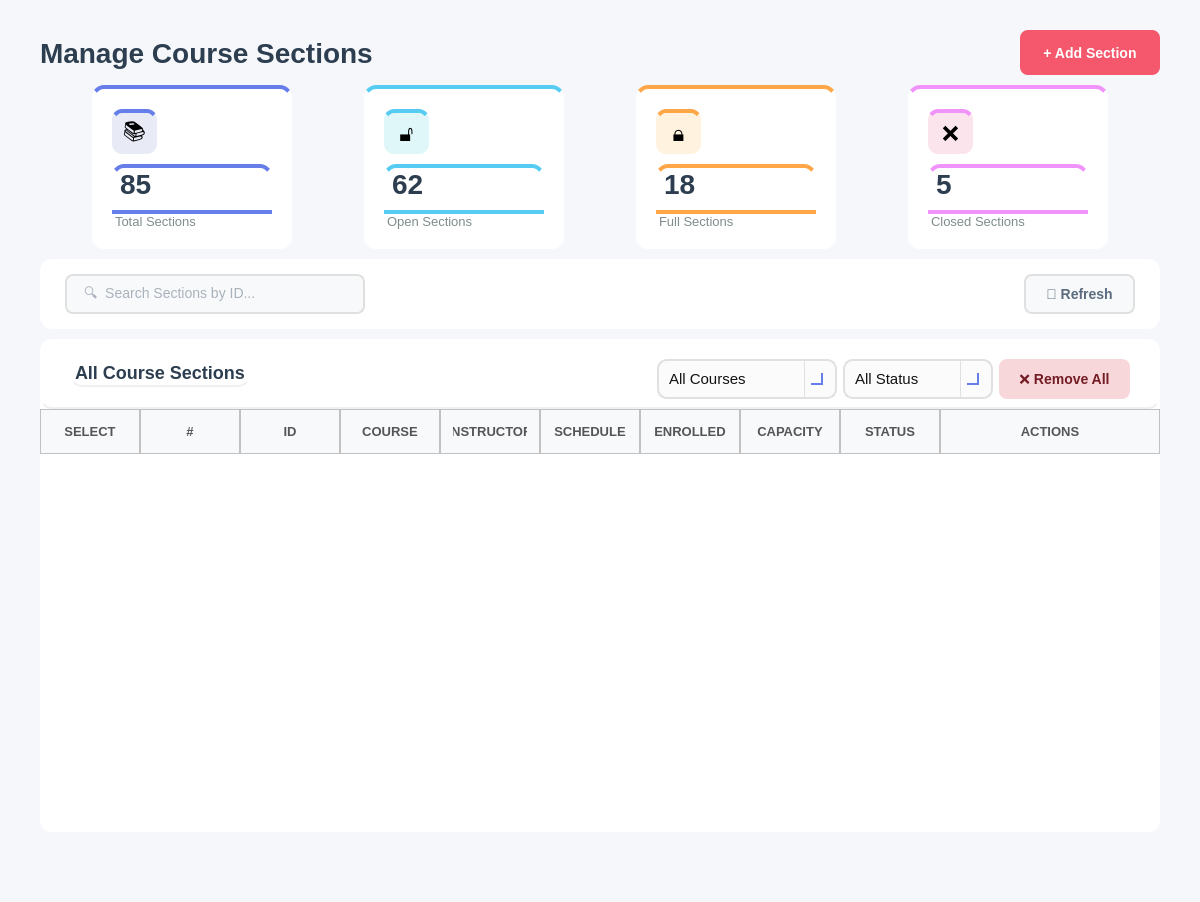
<?xml version="1.0" encoding="UTF-8"?>
<ui version="4.0">
 <class>ManageSections</class>
 <widget class="QWidget" name="ManageSections">
  <property name="geometry">
   <rect>
    <x>0</x>
    <y>0</y>
    <width>1200</width>
    <height>902</height>
   </rect>
  </property>
  <property name="windowTitle">
   <string>Manage Sections</string>
  </property>
  <property name="styleSheet">
   <string notr="true">background-color: #f5f7fa;</string>
  </property>
  <layout class="QVBoxLayout" name="mainLayout">
   <property name="spacing">
    <number>10</number>
   </property>
   <property name="leftMargin">
    <number>40</number>
   </property>
   <property name="topMargin">
    <number>30</number>
   </property>
   <property name="rightMargin">
    <number>40</number>
   </property>
   <property name="bottomMargin">
    <number>30</number>
   </property>
   <item>
    <layout class="QHBoxLayout" name="headerLayout">
     <item>
      <widget class="QLabel" name="labelTitle">
       <property name="styleSheet">
        <string notr="true">font-size: 28px; font-weight: bold; color: #2c3e50; background: transparent;</string>
       </property>
       <property name="text">
        <string>Manage Course Sections</string>
       </property>
      </widget>
     </item>
     <item>
      <spacer name="headerSpacer">
       <property name="orientation">
        <enum>Qt::Orientation::Horizontal</enum>
       </property>
       <property name="sizeHint" stdset="0">
        <size>
         <width>40</width>
         <height>20</height>
        </size>
       </property>
      </spacer>
     </item>
     <item>
      <widget class="QPushButton" name="buttonAddSection">
       <property name="minimumSize">
        <size>
         <width>140</width>
         <height>45</height>
        </size>
       </property>
       <property name="cursor">
        <cursorShape>PointingHandCursor</cursorShape>
       </property>
       <property name="styleSheet">
        <string notr="true">QPushButton {
    background-color: #f5576c;
    color: #ffffff;
    border: none;
    border-radius: 8px;
    font-size: 14px;
    font-weight: bold;
    padding: 10px 20px;
    transition: background-color 150ms;
}
QPushButton:hover {
    background-color: #e5475c;
}
QPushButton:pressed {
    background-color: #d43f52;
}
QPushButton:disabled {
    background-color: #cccccc;  /* gray background for disabled */
    color: #666666;             /* darker gray text */
}</string>
       </property>
       <property name="text">
        <string>+ Add Section</string>
       </property>
      </widget>
     </item>
    </layout>
   </item>
   <item>
    <layout class="QHBoxLayout" name="statsLayout">
     <property name="spacing">
      <number>20</number>
     </property>
     <item>
      <widget class="QFrame" name="totalSectionsFrame">
       <property name="minimumSize">
        <size>
         <width>0</width>
         <height>140</height>
        </size>
       </property>
       <property name="maximumSize">
        <size>
         <width>200</width>
         <height>16777215</height>
        </size>
       </property>
       <property name="styleSheet">
        <string notr="true">background-color: white; border-radius: 12px; border-top: 4px solid #667eea;</string>
       </property>
       <property name="frameShape">
        <enum>QFrame::Shape::StyledPanel</enum>
       </property>
       <layout class="QVBoxLayout" name="totalSectionsLayout">
        <property name="spacing">
         <number>10</number>
        </property>
        <property name="leftMargin">
         <number>20</number>
        </property>
        <property name="topMargin">
         <number>20</number>
        </property>
        <property name="rightMargin">
         <number>20</number>
        </property>
        <property name="bottomMargin">
         <number>20</number>
        </property>
        <item>
         <widget class="QLabel" name="totalSectionsIcon">
          <property name="minimumSize">
           <size>
            <width>45</width>
            <height>45</height>
           </size>
          </property>
          <property name="maximumSize">
           <size>
            <width>45</width>
            <height>45</height>
           </size>
          </property>
          <property name="styleSheet">
           <string notr="true">background-color: #e8eaf6; border-radius: 10px; font-size: 22px;</string>
          </property>
          <property name="text">
           <string>📚</string>
          </property>
          <property name="alignment">
           <set>Qt::AlignmentFlag::AlignCenter</set>
          </property>
         </widget>
        </item>
        <item>
         <widget class="QLabel" name="labelTotalSectionsCount">
          <property name="styleSheet">
           <string notr="true">font-size: 28px; font-weight: bold; color: #2c3e50; background: transparent;</string>
          </property>
          <property name="text">
           <string>85</string>
          </property>
         </widget>
        </item>
        <item>
         <widget class="QLabel" name="labelTotalSections">
          <property name="styleSheet">
           <string notr="true">font-size: 13px; color: #7f8c8d; background: transparent;</string>
          </property>
          <property name="text">
           <string>Total Sections</string>
          </property>
         </widget>
        </item>
       </layout>
      </widget>
     </item>
     <item>
      <widget class="QFrame" name="openSectionsFrame">
       <property name="minimumSize">
        <size>
         <width>0</width>
         <height>140</height>
        </size>
       </property>
       <property name="maximumSize">
        <size>
         <width>200</width>
         <height>16777215</height>
        </size>
       </property>
       <property name="styleSheet">
        <string notr="true">background-color: white; border-radius: 12px; border-top: 4px solid #56ccf2;</string>
       </property>
       <property name="frameShape">
        <enum>QFrame::Shape::StyledPanel</enum>
       </property>
       <layout class="QVBoxLayout" name="openSectionsLayout">
        <property name="spacing">
         <number>10</number>
        </property>
        <property name="leftMargin">
         <number>20</number>
        </property>
        <property name="topMargin">
         <number>20</number>
        </property>
        <property name="rightMargin">
         <number>20</number>
        </property>
        <property name="bottomMargin">
         <number>20</number>
        </property>
        <item>
         <widget class="QLabel" name="openSectionsIcon">
          <property name="minimumSize">
           <size>
            <width>45</width>
            <height>45</height>
           </size>
          </property>
          <property name="maximumSize">
           <size>
            <width>45</width>
            <height>45</height>
           </size>
          </property>
          <property name="styleSheet">
           <string notr="true">background-color: #e0f7fa; border-radius: 10px; font-size: 22px;</string>
          </property>
          <property name="text">
           <string>🔓</string>
          </property>
          <property name="alignment">
           <set>Qt::AlignmentFlag::AlignCenter</set>
          </property>
         </widget>
        </item>
        <item>
         <widget class="QLabel" name="labelOpenSectionsCount">
          <property name="styleSheet">
           <string notr="true">font-size: 28px; font-weight: bold; color: #2c3e50; background: transparent;</string>
          </property>
          <property name="text">
           <string>62</string>
          </property>
         </widget>
        </item>
        <item>
         <widget class="QLabel" name="labelOpenSections">
          <property name="styleSheet">
           <string notr="true">font-size: 13px; color: #7f8c8d; background: transparent;</string>
          </property>
          <property name="text">
           <string>Open Sections</string>
          </property>
         </widget>
        </item>
       </layout>
      </widget>
     </item>
     <item>
      <widget class="QFrame" name="fullSectionsFrame">
       <property name="minimumSize">
        <size>
         <width>0</width>
         <height>140</height>
        </size>
       </property>
       <property name="maximumSize">
        <size>
         <width>200</width>
         <height>16777215</height>
        </size>
       </property>
       <property name="styleSheet">
        <string notr="true">background-color: white; border-radius: 12px; border-top: 4px solid #ffa647;</string>
       </property>
       <property name="frameShape">
        <enum>QFrame::Shape::StyledPanel</enum>
       </property>
       <layout class="QVBoxLayout" name="fullSectionsLayout">
        <property name="spacing">
         <number>10</number>
        </property>
        <property name="leftMargin">
         <number>20</number>
        </property>
        <property name="topMargin">
         <number>20</number>
        </property>
        <property name="rightMargin">
         <number>20</number>
        </property>
        <property name="bottomMargin">
         <number>20</number>
        </property>
        <item>
         <widget class="QLabel" name="fullSectionsIcon">
          <property name="minimumSize">
           <size>
            <width>45</width>
            <height>45</height>
           </size>
          </property>
          <property name="maximumSize">
           <size>
            <width>45</width>
            <height>45</height>
           </size>
          </property>
          <property name="styleSheet">
           <string notr="true">background-color: #fff3e0; border-radius: 10px; font-size: 22px;</string>
          </property>
          <property name="text">
           <string>🔒</string>
          </property>
          <property name="alignment">
           <set>Qt::AlignmentFlag::AlignCenter</set>
          </property>
         </widget>
        </item>
        <item>
         <widget class="QLabel" name="labelFullSectionsCount">
          <property name="styleSheet">
           <string notr="true">font-size: 28px; font-weight: bold; color: #2c3e50; background: transparent;</string>
          </property>
          <property name="text">
           <string>18</string>
          </property>
         </widget>
        </item>
        <item>
         <widget class="QLabel" name="labelFullSections">
          <property name="styleSheet">
           <string notr="true">font-size: 13px; color: #7f8c8d; background: transparent;</string>
          </property>
          <property name="text">
           <string>Full Sections</string>
          </property>
         </widget>
        </item>
       </layout>
      </widget>
     </item>
     <item>
      <widget class="QFrame" name="closedSectionsFrame">
       <property name="minimumSize">
        <size>
         <width>0</width>
         <height>140</height>
        </size>
       </property>
       <property name="maximumSize">
        <size>
         <width>200</width>
         <height>16777215</height>
        </size>
       </property>
       <property name="styleSheet">
        <string notr="true">background-color: white; border-radius: 12px; border-top: 4px solid #f093fb;</string>
       </property>
       <property name="frameShape">
        <enum>QFrame::Shape::StyledPanel</enum>
       </property>
       <layout class="QVBoxLayout" name="closedSectionsLayout">
        <property name="spacing">
         <number>10</number>
        </property>
        <property name="leftMargin">
         <number>20</number>
        </property>
        <property name="topMargin">
         <number>20</number>
        </property>
        <property name="rightMargin">
         <number>20</number>
        </property>
        <property name="bottomMargin">
         <number>20</number>
        </property>
        <item>
         <widget class="QLabel" name="closedSectionsIcon">
          <property name="minimumSize">
           <size>
            <width>45</width>
            <height>45</height>
           </size>
          </property>
          <property name="maximumSize">
           <size>
            <width>45</width>
            <height>45</height>
           </size>
          </property>
          <property name="styleSheet">
           <string notr="true">background-color: #fce4ec; border-radius: 10px; font-size: 22px;</string>
          </property>
          <property name="text">
           <string>❌</string>
          </property>
          <property name="alignment">
           <set>Qt::AlignmentFlag::AlignCenter</set>
          </property>
         </widget>
        </item>
        <item>
         <widget class="QLabel" name="labelClosedSectionsCount">
          <property name="styleSheet">
           <string notr="true">font-size: 28px; font-weight: bold; color: #2c3e50; background: transparent;</string>
          </property>
          <property name="text">
           <string>5</string>
          </property>
         </widget>
        </item>
        <item>
         <widget class="QLabel" name="labelClosedSections">
          <property name="styleSheet">
           <string notr="true">font-size: 13px; color: #7f8c8d; background: transparent;</string>
          </property>
          <property name="text">
           <string>Closed Sections</string>
          </property>
         </widget>
        </item>
       </layout>
      </widget>
     </item>
    </layout>
   </item>
   <item>
    <widget class="QFrame" name="filterFrame">
     <property name="minimumSize">
      <size>
       <width>0</width>
       <height>70</height>
      </size>
     </property>
     <property name="maximumSize">
      <size>
       <width>16777215</width>
       <height>70</height>
      </size>
     </property>
     <property name="styleSheet">
      <string notr="true">background-color: white; border-radius: 12px;</string>
     </property>
     <property name="frameShape">
      <enum>QFrame::Shape::StyledPanel</enum>
     </property>
     <layout class="QHBoxLayout" name="filterLayout">
      <property name="leftMargin">
       <number>25</number>
      </property>
      <property name="topMargin">
       <number>15</number>
      </property>
      <property name="rightMargin">
       <number>25</number>
      </property>
      <property name="bottomMargin">
       <number>15</number>
      </property>
      <item>
       <widget class="QLineEdit" name="lineEditSearch">
        <property name="minimumSize">
         <size>
          <width>300</width>
          <height>40</height>
         </size>
        </property>
        <property name="maximumSize">
         <size>
          <width>200</width>
          <height>16777215</height>
         </size>
        </property>
        <property name="styleSheet">
         <string notr="true">QLineEdit {
    padding: 10px 15px;
    border: 2px solid #e0e0e0;
    border-radius: 8px;
    font-size: 14px;
    background-color: #f8f9fa;   /* light neutral background */
    color: #5a6c7d;             /* text color similar to buttons */
}

QLineEdit:focus {
    border-color: #f5576c;       /* accent border on focus */
    background-color: #ffffff;   /* slightly lighter when active */
}

QLineEdit:disabled {
    background-color: #ededed;   /* washed-out grey */
    color: #a1a8b3;             /* faded text */
}
</string>
        </property>
        <property name="placeholderText">
         <string>🔍  Search Sections by ID...</string>
        </property>
       </widget>
      </item>
      <item>
       <spacer name="filterSpacer">
        <property name="orientation">
         <enum>Qt::Orientation::Horizontal</enum>
        </property>
        <property name="sizeHint" stdset="0">
         <size>
          <width>40</width>
          <height>20</height>
         </size>
        </property>
       </spacer>
      </item>
      <item>
       <widget class="QPushButton" name="buttonRefresh">
        <property name="minimumSize">
         <size>
          <width>100</width>
          <height>40</height>
         </size>
        </property>
        <property name="cursor">
         <cursorShape>PointingHandCursor</cursorShape>
        </property>
        <property name="styleSheet">
         <string notr="true">QPushButton {
    background-color: #f8f9fa;
    color: #5a6c7d;
    border: 2px solid #e0e0e0;
    border-radius: 8px;
    font-size: 14px;
    font-weight: bold;
    padding: 10px 20px;
}

QPushButton:hover {
    border-color: #f5576c;
    color: #f5576c;
}

QPushButton:pressed {
    background-color: #e0e0e0; /* darker grey for pressed feedback */
    border-color: #f5576c;
    color: #f5576c;
}</string>
        </property>
        <property name="text">
         <string>🔄 Refresh</string>
        </property>
       </widget>
      </item>
     </layout>
    </widget>
   </item>
   <item>
    <widget class="QFrame" name="sectionsTableFrame">
     <property name="styleSheet">
      <string notr="true">background-color: white; border-radius: 12px;</string>
     </property>
     <property name="frameShape">
      <enum>QFrame::Shape::StyledPanel</enum>
     </property>
     <layout class="QVBoxLayout" name="sectionsTableMainLayout">
      <property name="spacing">
       <number>0</number>
      </property>
      <property name="leftMargin">
       <number>0</number>
      </property>
      <property name="topMargin">
       <number>0</number>
      </property>
      <property name="rightMargin">
       <number>0</number>
      </property>
      <property name="bottomMargin">
       <number>0</number>
      </property>
      <item>
       <widget class="QFrame" name="tableHeader">
        <property name="minimumSize">
         <size>
          <width>0</width>
          <height>70</height>
         </size>
        </property>
        <property name="maximumSize">
         <size>
          <width>16777215</width>
          <height>70</height>
         </size>
        </property>
        <property name="styleSheet">
         <string notr="true">background: transparent; border-bottom: 2px solid #f0f0f0;</string>
        </property>
        <property name="frameShape">
         <enum>QFrame::Shape::StyledPanel</enum>
        </property>
        <layout class="QHBoxLayout" name="tableHeaderLayout">
         <property name="leftMargin">
          <number>30</number>
         </property>
         <property name="topMargin">
          <number>20</number>
         </property>
         <property name="rightMargin">
          <number>30</number>
         </property>
         <property name="bottomMargin">
          <number>20</number>
         </property>
         <item>
          <widget class="QLabel" name="labelTableTitle">
           <property name="styleSheet">
            <string notr="true">font-size: 18px; font-weight: bold; color: #2c3e50; background: transparent;</string>
           </property>
           <property name="text">
            <string>All Course Sections</string>
           </property>
          </widget>
         </item>
         <item>
          <spacer name="tableTitleSpacer">
           <property name="orientation">
            <enum>Qt::Orientation::Horizontal</enum>
           </property>
           <property name="sizeHint" stdset="0">
            <size>
             <width>40</width>
             <height>20</height>
            </size>
           </property>
          </spacer>
         </item>
         <item>
          <widget class="QComboBox" name="comboBoxFilterCourses">
           <property name="minimumSize">
            <size>
             <width>180</width>
             <height>40</height>
            </size>
           </property>
           <property name="cursor">
            <cursorShape>PointingHandCursor</cursorShape>
           </property>
           <property name="styleSheet">
            <string notr="true">/* ----------------- QComboBox Base ----------------- */
QComboBox {
    border: 2px solid #E0E0E0;          /* main border */
    border-radius: 10px;
    padding: 8px 10px;                   /* Matches QLineEdit padding */
    background: rgba(250, 250, 250, 200);
    font-size: 11pt;
    color: #111111;
}

/* Focused state */
QComboBox:focus {
    border: 2px solid #667EEA; 
    background: rgba(250, 250, 250, 220);
}

/* ----------------- Drop-down Arrow ----------------- */
QComboBox::drop-down {
    subcontrol-origin: padding;
    subcontrol-position: top right;
    width: 30px; 
    border-left-width: 1px;
    border-left-color: #E0E0E0;
    border-left-style: solid;
    border-top-right-radius: 12px;       /* rounder corners */
    border-bottom-right-radius: 12px;    /* rounder corners */
    background: transparent;
}

/* Remove ugly black border on hover/focus */
QComboBox::drop-down:hover,
QComboBox::drop-down:focus {
    border-left-color: #667EEA;
    background: transparent;
    border: none;
}

/* Modern, visible arrow using simple chevron */
QComboBox::down-arrow {
    width: 10px;
    height: 10px;
    border: solid #667EEA;
    border-width: 0 2px 2px 0;
    margin-right: 6px;
}

/* ----------------- Dropdown Popup ----------------- */
/* Dropdown Popup */
QComboBox QAbstractItemView {
    background-color: #fdfdfd;          /* slightly off-white */
    border: 2px solid #E0E0E0;          /* subtle grey border */
    border-radius: 8px;                  /* may not be perfect on Windows */
    color: #111111;
    font-size: 11pt;
    padding: 5px;
    selection-background-color: #667EEA;
    selection-color: white;
    outline: none;
}

/* Items hover/selection */
QComboBox QAbstractItemView::item:hover {
    background-color: rgba(102, 126, 234, 0.1);
    color: #111111;
}

QComboBox QAbstractItemView::item:selected {
    background-color: #667EEA;
    color: white;
}

/* Error highlight for combo box */
QComboBox[error=&quot;true&quot;] {
    border: 2px solid #FF4A4A;
}</string>
           </property>
           <item>
            <property name="text">
             <string>All Courses</string>
            </property>
           </item>
           <item>
            <property name="text">
             <string>ECE 101</string>
            </property>
           </item>
           <item>
            <property name="text">
             <string>ECE 202</string>
            </property>
           </item>
           <item>
            <property name="text">
             <string>ECE 303</string>
            </property>
           </item>
           <item>
            <property name="text">
             <string>ECE 404</string>
            </property>
           </item>
          </widget>
         </item>
         <item>
          <widget class="QComboBox" name="comboBoxStatusFilter">
           <property name="minimumSize">
            <size>
             <width>150</width>
             <height>40</height>
            </size>
           </property>
           <property name="cursor">
            <cursorShape>PointingHandCursor</cursorShape>
           </property>
           <property name="styleSheet">
            <string notr="true">/* ----------------- QComboBox Base ----------------- */
QComboBox {
    border: 2px solid #E0E0E0;          /* main border */
    border-radius: 10px;
    padding: 8px 10px;                   /* Matches QLineEdit padding */
    background: rgba(250, 250, 250, 200);
    font-size: 11pt;
    color: #111111;
}

/* Focused state */
QComboBox:focus {
    border: 2px solid #667EEA; 
    background: rgba(250, 250, 250, 220);
}

/* ----------------- Drop-down Arrow ----------------- */
QComboBox::drop-down {
    subcontrol-origin: padding;
    subcontrol-position: top right;
    width: 30px; 
    border-left-width: 1px;
    border-left-color: #E0E0E0;
    border-left-style: solid;
    border-top-right-radius: 12px;       /* rounder corners */
    border-bottom-right-radius: 12px;    /* rounder corners */
    background: transparent;
}

/* Remove ugly black border on hover/focus */
QComboBox::drop-down:hover,
QComboBox::drop-down:focus {
    border-left-color: #667EEA;
    background: transparent;
    border: none;
}

/* Modern, visible arrow using simple chevron */
QComboBox::down-arrow {
    width: 10px;
    height: 10px;
    border: solid #667EEA;
    border-width: 0 2px 2px 0;
    margin-right: 6px;
}

/* ----------------- Dropdown Popup ----------------- */
/* Dropdown Popup */
QComboBox QAbstractItemView {
    background-color: #fdfdfd;          /* slightly off-white */
    border: 2px solid #E0E0E0;          /* subtle grey border */
    border-radius: 8px;                  /* may not be perfect on Windows */
    color: #111111;
    font-size: 11pt;
    padding: 5px;
    selection-background-color: #667EEA;
    selection-color: white;
    outline: none;
}

/* Items hover/selection */
QComboBox QAbstractItemView::item:hover {
    background-color: rgba(102, 126, 234, 0.1);
    color: #111111;
}

QComboBox QAbstractItemView::item:selected {
    background-color: #667EEA;
    color: white;
}

/* Error highlight for combo box */
QComboBox[error=&quot;true&quot;] {
    border: 2px solid #FF4A4A;
}</string>
           </property>
           <item>
            <property name="text">
             <string>All Status</string>
            </property>
           </item>
           <item>
            <property name="text">
             <string>Open</string>
            </property>
           </item>
           <item>
            <property name="text">
             <string>Full</string>
            </property>
           </item>
           <item>
            <property name="text">
             <string>Closed</string>
            </property>
           </item>
          </widget>
         </item>
         <item>
          <widget class="QPushButton" name="buttonRemoveSelected">
           <property name="enabled">
            <bool>true</bool>
           </property>
           <property name="minimumSize">
            <size>
             <width>120</width>
             <height>40</height>
            </size>
           </property>
           <property name="cursor">
            <cursorShape>PointingHandCursor</cursorShape>
           </property>
           <property name="styleSheet">
            <string notr="true">/* ---- Reject Button ---- */
QPushButton {
    background-color: #f8d7da;
    color: #721c24;
    border: none;
    border-radius: 8px;
    font-size: 14px;
    font-weight: bold;
    padding: 10px 20px;
}
QPushButton:hover {
    background-color: #c82333;
    color: white;
}
QPushButton:pressed {
    background-color: #a71d2a;  /* slightly darker for pressed feedback */
}
QPushButton:disabled {
    background-color: #d7bcbc; /* more washed-out red */
    color: #5e3b3e;
}</string>
           </property>
           <property name="text">
            <string>❌ Remove All</string>
           </property>
          </widget>
         </item>
        </layout>
       </widget>
      </item>
      <item>
       <widget class="QTableWidget" name="tableSections">
        <property name="minimumSize">
         <size>
          <width>0</width>
          <height>300</height>
         </size>
        </property>
        <property name="styleSheet">
         <string notr="true">QTableWidget {
    border: none;
    background-color: white;
    gridline-color: #e5e5e5;      /* slightly darker for visibility */
    color: #222222;               /* matches QLineEdit text color */
    font-size: 14px;
}

QTableWidget::item {
    padding: 14px;
    border: none;
    color: #222222;               /* consistent text color */
}

QTableWidget::item:selected {
    background-color: #fcebed;  /* soft pink selection */
    color: #222222;             /* keep text readable */
}

QHeaderView::section {
    background-color: #f8f9fa;
    padding: 12px;
	border: 1px solid #c1c1c1; 
    font-size: 13px;
    color: #555555;               /* similar to readOnly QLineEdit text */
    font-weight: bold;
}
QTableWidget::item:focus {
    outline: none;
    border: none;
}
/* Removes weird selection rectangle */
QTableWidget::item:focus {
    outline: none;
    border: none;
}
QTableWidget::indicator {
    width: 18px;
    height: 18px;
}

QTableWidget::indicator:unchecked {
    border: 1px solid #b8b8b8;      /* soft grey border */
    background-color: #f8f8f8;      /* very light grey */
    border-radius: 3px;             /* slightly rounded */
}

QTableWidget::indicator:checked {
    border: 1px solid #5a5a5a;      /* darker grey when selected */
    background-color: #6c6c6c;      /* washed-out grey instead of harsh green */
    image: url(&quot;&quot;);                 /* remove default checkmark */
    border-radius: 3px;
}

QTableWidget::indicator:checked:hover,
QTableWidget::indicator:unchecked:hover {
    border-color: #3a3a3a;
}

QTableWidget::indicator:checked::after {
    content: &quot;&quot;;
    image: url(&quot;&quot;); /* no default checkmark */
}

/* ===== SCROLLBARS (VERTICAL &amp; HORIZONTAL) ===== */

/* Track */
QScrollBar:vertical, QScrollBar:horizontal {
    background: rgba(255, 255, 255, 0.05);  /* subtle track */
    border-radius: 6px;
    margin: 0px;  /* remove extra space */
}

/* Handle / Thumb */
QScrollBar::handle:vertical, QScrollBar::handle:horizontal {
    background: rgba(120, 120, 120, 0.35);  /* glassy thumb */
    border-radius: 6px;
    border: 1px solid rgba(255, 255, 255, 0.2); /* subtle highlight */
    min-height: 30px; /* vertical */
    min-width: 30px;  /* horizontal */
}

QScrollBar::handle:vertical:hover,
QScrollBar::handle:horizontal:hover {
    background: rgba(120, 120, 120, 0.55);
}

/* Buttons (up/down or left/right) */
QScrollBar::add-line:vertical, QScrollBar::sub-line:vertical,
QScrollBar::add-line:horizontal, QScrollBar::sub-line:horizontal {
    width: 16px;  /* horizontal buttons width */
    height: 16px; /* vertical buttons height */
    background: rgba(180, 180, 180, 0.35);
    border-radius: 4px;
}

/* Arrow icons */
QScrollBar::up-arrow:vertical, QScrollBar::down-arrow:vertical,
QScrollBar::left-arrow:horizontal, QScrollBar::right-arrow:horizontal {
    width: 6px;
    height: 6px;
    background: transparent;
}

/* Remove blank areas */
QScrollBar::add-page:vertical, QScrollBar::sub-page:vertical,
QScrollBar::add-page:horizontal, QScrollBar::sub-page:horizontal {
    background: none;
}

/* Sizes */
QScrollBar:vertical { width: 12px; }
QScrollBar:horizontal { height: 12px; }
</string>
        </property>
        <property name="editTriggers">
         <set>QAbstractItemView::EditTrigger::NoEditTriggers</set>
        </property>
        <property name="alternatingRowColors">
         <bool>true</bool>
        </property>
        <property name="selectionMode">
         <enum>QAbstractItemView::SelectionMode::ContiguousSelection</enum>
        </property>
        <property name="verticalScrollMode">
         <enum>QAbstractItemView::ScrollMode::ScrollPerPixel</enum>
        </property>
        <property name="horizontalScrollMode">
         <enum>QAbstractItemView::ScrollMode::ScrollPerPixel</enum>
        </property>
        <property name="cornerButtonEnabled">
         <bool>true</bool>
        </property>
        <attribute name="horizontalHeaderStretchLastSection">
         <bool>true</bool>
        </attribute>
        <attribute name="verticalHeaderVisible">
         <bool>false</bool>
        </attribute>
        <attribute name="verticalHeaderCascadingSectionResizes">
         <bool>true</bool>
        </attribute>
        <column>
         <property name="text">
          <string>SELECT</string>
         </property>
        </column>
        <column>
         <property name="text">
          <string>#</string>
         </property>
        </column>
        <column>
         <property name="text">
          <string>ID</string>
         </property>
        </column>
        <column>
         <property name="text">
          <string>COURSE</string>
         </property>
        </column>
        <column>
         <property name="text">
          <string>INSTRUCTOR</string>
         </property>
        </column>
        <column>
         <property name="text">
          <string>SCHEDULE</string>
         </property>
        </column>
        <column>
         <property name="text">
          <string>ENROLLED</string>
         </property>
        </column>
        <column>
         <property name="text">
          <string>CAPACITY</string>
         </property>
        </column>
        <column>
         <property name="text">
          <string>STATUS</string>
         </property>
        </column>
        <column>
         <property name="text">
          <string>ACTIONS</string>
         </property>
        </column>
       </widget>
      </item>
     </layout>
    </widget>
   </item>
   <item>
    <spacer name="verticalSpacer">
     <property name="orientation">
      <enum>Qt::Orientation::Vertical</enum>
     </property>
     <property name="sizeType">
      <enum>QSizePolicy::Policy::Maximum</enum>
     </property>
     <property name="sizeHint" stdset="0">
      <size>
       <width>20</width>
       <height>40</height>
      </size>
     </property>
    </spacer>
   </item>
  </layout>
 </widget>
 <resources/>
 <connections/>
</ui>
